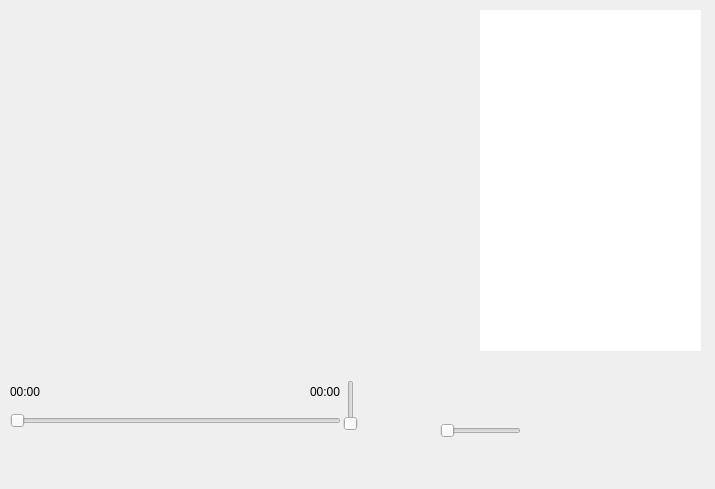
<?xml version="1.0" encoding="UTF-8"?>
<ui version="4.0">
 <class>Widget</class>
 <widget class="QWidget" name="Widget">
  <property name="geometry">
   <rect>
    <x>0</x>
    <y>0</y>
    <width>715</width>
    <height>489</height>
   </rect>
  </property>
  <property name="windowTitle">
   <string>Widget</string>
  </property>
  <property name="styleSheet">
   <string notr="true">*{
	border:none;
}

QPushButton:hover
{
	background-color: rgb(216, 255, 252);
}


</string>
  </property>
  <widget class="QWidget" name="widget" native="true">
   <property name="geometry">
    <rect>
     <x>0</x>
     <y>430</y>
     <width>531</width>
     <height>61</height>
    </rect>
   </property>
   <property name="maximumSize">
    <size>
     <width>16777215</width>
     <height>64</height>
    </size>
   </property>
   <property name="styleSheet">
    <string notr="true"/>
   </property>
   <layout class="QHBoxLayout" name="horizontalLayout">
    <item>
     <widget class="QPushButton" name="pushButton">
      <property name="minimumSize">
       <size>
        <width>32</width>
        <height>32</height>
       </size>
      </property>
      <property name="maximumSize">
       <size>
        <width>32</width>
        <height>32</height>
       </size>
      </property>
      <property name="styleSheet">
       <string notr="true">background-image: url(:/assets/openDir.png);</string>
      </property>
      <property name="text">
       <string/>
      </property>
     </widget>
    </item>
    <item>
     <widget class="QPushButton" name="pushButton_2">
      <property name="minimumSize">
       <size>
        <width>32</width>
        <height>32</height>
       </size>
      </property>
      <property name="maximumSize">
       <size>
        <width>32</width>
        <height>32</height>
       </size>
      </property>
      <property name="styleSheet">
       <string notr="true"/>
      </property>
      <property name="text">
       <string/>
      </property>
     </widget>
    </item>
    <item>
     <widget class="QPushButton" name="pushButton_3">
      <property name="minimumSize">
       <size>
        <width>32</width>
        <height>32</height>
       </size>
      </property>
      <property name="maximumSize">
       <size>
        <width>32</width>
        <height>32</height>
       </size>
      </property>
      <property name="styleSheet">
       <string notr="true">icon: url(:/assets/preSong.png);</string>
      </property>
      <property name="text">
       <string/>
      </property>
     </widget>
    </item>
    <item>
     <widget class="QPushButton" name="pushButton_4">
      <property name="minimumSize">
       <size>
        <width>32</width>
        <height>32</height>
       </size>
      </property>
      <property name="maximumSize">
       <size>
        <width>32</width>
        <height>32</height>
       </size>
      </property>
      <property name="styleSheet">
       <string notr="true"/>
      </property>
      <property name="text">
       <string/>
      </property>
     </widget>
    </item>
    <item>
     <widget class="QPushButton" name="pushButton_5">
      <property name="minimumSize">
       <size>
        <width>32</width>
        <height>32</height>
       </size>
      </property>
      <property name="maximumSize">
       <size>
        <width>32</width>
        <height>32</height>
       </size>
      </property>
      <property name="styleSheet">
       <string notr="true">icon: url(:/assets/nextSong.png);</string>
      </property>
      <property name="text">
       <string/>
      </property>
     </widget>
    </item>
    <item>
     <widget class="QPushButton" name="pushButton_6">
      <property name="minimumSize">
       <size>
        <width>32</width>
        <height>32</height>
       </size>
      </property>
      <property name="maximumSize">
       <size>
        <width>32</width>
        <height>32</height>
       </size>
      </property>
      <property name="styleSheet">
       <string notr="true">icon: url(:/assets/volume.png);</string>
      </property>
      <property name="text">
       <string/>
      </property>
     </widget>
    </item>
    <item>
     <widget class="QPushButton" name="pushButton_7">
      <property name="minimumSize">
       <size>
        <width>32</width>
        <height>32</height>
       </size>
      </property>
      <property name="maximumSize">
       <size>
        <width>32</width>
        <height>32</height>
       </size>
      </property>
      <property name="styleSheet">
       <string notr="true"/>
      </property>
      <property name="text">
       <string/>
      </property>
     </widget>
    </item>
    <item>
     <widget class="QPushButton" name="pushButton_8">
      <property name="minimumSize">
       <size>
        <width>32</width>
        <height>32</height>
       </size>
      </property>
      <property name="maximumSize">
       <size>
        <width>32</width>
        <height>32</height>
       </size>
      </property>
      <property name="styleSheet">
       <string notr="true"/>
      </property>
      <property name="text">
       <string/>
      </property>
     </widget>
    </item>
   </layout>
  </widget>
  <widget class="QListWidget" name="listWidget">
   <property name="geometry">
    <rect>
     <x>480</x>
     <y>10</y>
     <width>221</width>
     <height>341</height>
    </rect>
   </property>
  </widget>
  <widget class="QSlider" name="playCourseSlider">
   <property name="geometry">
    <rect>
     <x>10</x>
     <y>410</y>
     <width>331</width>
     <height>22</height>
    </rect>
   </property>
   <property name="orientation">
    <enum>Qt::Horizontal</enum>
   </property>
  </widget>
  <widget class="QSlider" name="volumeSlider">
   <property name="geometry">
    <rect>
     <x>340</x>
     <y>380</y>
     <width>22</width>
     <height>51</height>
    </rect>
   </property>
   <property name="orientation">
    <enum>Qt::Vertical</enum>
   </property>
  </widget>
  <widget class="QWidget" name="layoutWidget">
   <property name="geometry">
    <rect>
     <x>10</x>
     <y>380</y>
     <width>331</width>
     <height>24</height>
    </rect>
   </property>
   <layout class="QHBoxLayout" name="horizontalLayout_2">
    <item>
     <widget class="QLabel" name="curLabel">
      <property name="text">
       <string>00:00</string>
      </property>
     </widget>
    </item>
    <item>
     <spacer name="horizontalSpacer">
      <property name="orientation">
       <enum>Qt::Horizontal</enum>
      </property>
      <property name="sizeHint" stdset="0">
       <size>
        <width>40</width>
        <height>20</height>
       </size>
      </property>
     </spacer>
    </item>
    <item>
     <widget class="QLabel" name="totalLabel">
      <property name="text">
       <string>00:00</string>
      </property>
     </widget>
    </item>
   </layout>
  </widget>
  <widget class="QSlider" name="speedSlider">
   <property name="geometry">
    <rect>
     <x>440</x>
     <y>420</y>
     <width>81</width>
     <height>22</height>
    </rect>
   </property>
   <property name="orientation">
    <enum>Qt::Horizontal</enum>
   </property>
  </widget>
  <widget class="QLabel" name="speedlabel">
   <property name="geometry">
    <rect>
     <x>425</x>
     <y>400</y>
     <width>41</width>
     <height>20</height>
    </rect>
   </property>
   <property name="text">
    <string/>
   </property>
  </widget>
  <widget class="QLabel" name="speedlabel_2">
   <property name="geometry">
    <rect>
     <x>500</x>
     <y>400</y>
     <width>41</width>
     <height>20</height>
    </rect>
   </property>
   <property name="text">
    <string/>
   </property>
  </widget>
  <widget class="QLabel" name="speedlabel_3">
   <property name="geometry">
    <rect>
     <x>330</x>
     <y>360</y>
     <width>41</width>
     <height>19</height>
    </rect>
   </property>
   <property name="text">
    <string/>
   </property>
  </widget>
 </widget>
 <resources/>
 <connections/>
</ui>
